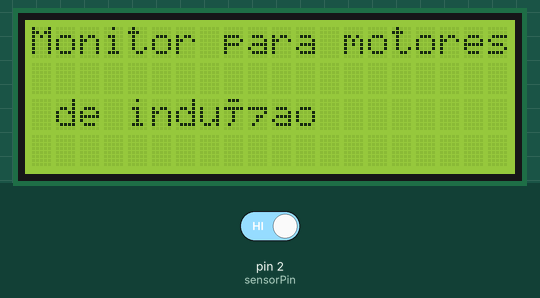
The sketch below on a simulated Arduino Uno, built with avr-gcc and run on an emulated ATmega328P. Shown: 20×4 character LCD. Inputs (shaded band) come from the test bench; at power-on: pin 2 (sensorPin) HIGH. What the sketch prints to the serial monitor is not drawn.

Above: at 0.1 s.
At 5.2 s:
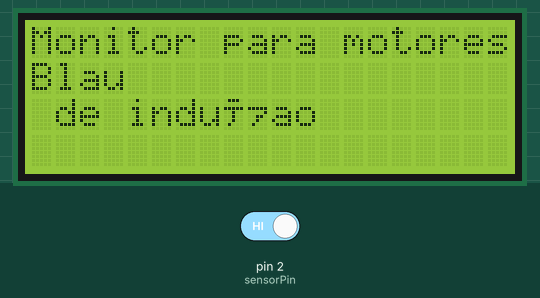
At 10.2 s:
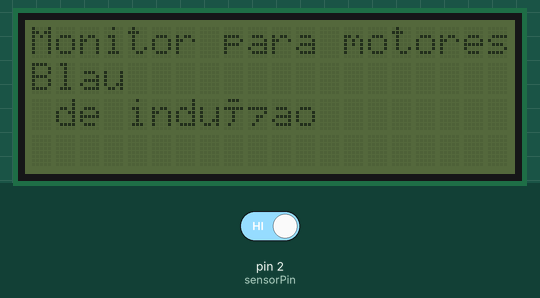
At 15.2 s:
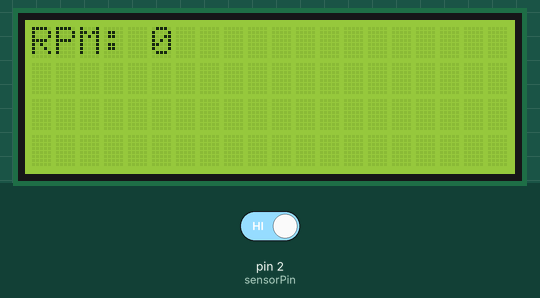

Measured:
- what the display in image 1 shows lasts 5.0 s, from 5.1 s to 10.1 s
- what the display in image 2 shows lasts 2.0 s, from 10.1 s to 12.1 s

The sketch:

Teste_DisplayTacometro.ino
```cpp
#include <LiquidCrystal_I2C.h>
#define LCD_ADDRESS 0x27
LiquidCrystal_I2C lcd(LCD_ADDRESS, 20, 4);

const int sensorPin = 2; // Conecte a saída digital do sensor ao pino 2 do Arduino
unsigned int rpm;
unsigned long timeold;
volatile unsigned long pulse;

void setup() {
  lcd.init(); // INICIA A COMUNICAÇÃO COM O DISPLAY
  lcd.backlight(); // LIGA A ILUMINAÇÃO DO DISPLAY
  lcd.clear(); // LIMPA O DISPLAY

  lcd.print("Monitor para motores de induçao");
  delay(5000); // DELAY DE 5 SEGUNDOS
  lcd.setCursor(0, 1); // POSICIONA O CURSOR NA PRIMEIRA COLUNA DA LINHA 2
  lcd.print("Blau");
  delay(5000); // DELAY DE 5 SEGUNDOS

  lcd.noBacklight(); // DESLIGA A ILUMINAÇÃO DO DISPLAY
  delay(2000); // DELAY DE 2 SEGUNDOS
  lcd.backlight(); // LIGA A ILUMINAÇÃO DO DISPLAY
  delay(2000); // DELAY DE 2 SEGUNDOS

  lcd.clear(); // LIMPA O DISPLAY
  //lcd.noBacklight(); // DESLIGA A ILUMINAÇÃO DO DISPLAY

  // Inicialize o sensor KY-032
  Serial.begin(9600); // Iniciar a comunicação serial
  pinMode(sensorPin, INPUT_PULLUP); // Configurar o pino do sensor como entrada
  attachInterrupt(digitalPinToInterrupt(sensorPin), count_pulse, RISING); // Configurar a interrupção para contar os pulsos
  pulse = 0;
  rpm = 0;
  timeold = 0;
}

void loop() {
delay(1000); // Aguardar 1 segundo
  detachInterrupt(digitalPinToInterrupt(sensorPin)); // Desativar temporariamente a interrupção
  rpm = (60000 / (millis() - timeold)) * pulse; // Calcular RPM
  pulse = 0; // Resetar o contador de pulsos
  timeold = millis(); // Atualizar o tempo antigo
  attachInterrupt(digitalPinToInterrupt(sensorPin), count_pulse, RISING); // Reativar a interrupção
  // Exiba a RPM no display LCD
    lcd.clear();
    lcd.setCursor(0, 0);
    lcd.print("RPM: ");
    lcd.print(rpm);
  Serial.print("RPM: ");
  Serial.println(rpm); // Mostrar o valor de RPM no monitor serial
}

void count_pulse() {
  pulse++; // Incrementar o contador de pulsos quando a interrupção é acionada
}
```
